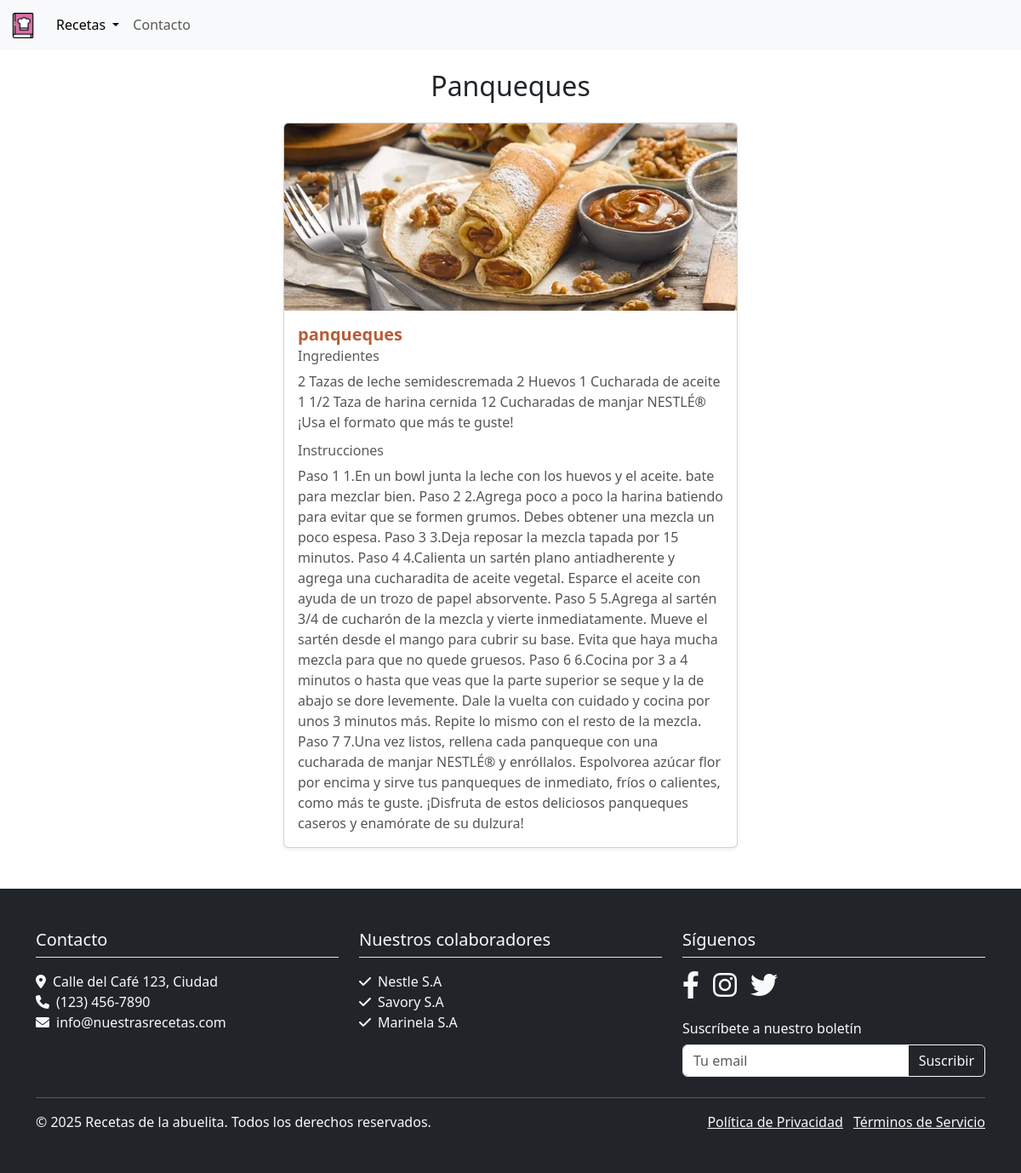
The page /panqueques on the database its author committed.
### myapp/models.py (models this page shows, shortened)
class Receta(models.Model):
    nombre = models.CharField(max_length=100)
    descripcion = models.TextField(blank=True, null=True)
    ingredientes = models.TextField()
    instrucciones = models.TextField()
    imagen = models.ImageField(upload_to='imagenes/', null=True, blank=True)

### myapp/views.py (the view)
# urls.py: path('panqueques', views.panqueques, name='panqueques'),
def panqueques(request):
    receta = Receta.objects.get(nombre='panqueques')  # Ajusta el nombre si es diferente
    return render(request, 'panqueques.html', {'receta': receta})

### myapp/templates/panqueques.html (shortened to what this page needs)
{% extends "base.html" %}
{% load static %}
{% block content %}
<div class="container mt-4">
    <h2 class="mb-4 text-center">Panqueques</h2>
    <div class="row justify-content-center">
        <div class="col-12 col-sm-8 col-md-6">
            <div class="card shadow-sm">
                {% if receta.imagen %}
                <img src="{{ receta.imagen.url }}" class="card-img-top img-fluid" alt="{{ receta.nombre }}" style="object-fit: cover; height: 220px;">
                {% else %}
                <img src="{% static 'img/placeholder.png' %}" class="card-img-top img-fluid" alt="Sin imagen" style="object-fit: cover; height: 220px;">
                {% endif %}
                <div class="card-body">
                    <h5 class="card-title">{{ receta.nombre }}</h5>
                    <h6 class="card-subtitle mb-2 text-muted">Ingredientes</h6>
                    <p class="card-text small">{{ receta.ingredientes }}</p>
                    <h6 class="card-subtitle mb-2 text-muted">Instrucciones</h6>
                    <p class="card-text small">{{ receta.instrucciones }}</p>
                </div>
            </div>
        </div>
    </div>
</div>
{% endblock %}

### myapp/static/css/estilos.css (style rules this page uses)
.card-title { color: #b85c38; font-weight: bold; }
.card-text { font-size: 1rem; color: #555; }

### rows shown on the page
Receta: imagen (picture), nombre "panqueques", ingredientes "2 Tazas de leche semidescremada 2 Huevos 1 Cucharada de aceite 1 1/2 Taza de harina cernida 12 Cucharadas de manjar NESTLÉ® ¡Usa el formato que más te guste!", instrucciones "Paso 1 1.En un bowl junta la leche con los huevos y el aceite. bate para mezclar bien. Paso 2 2.Agrega poco a poco la harina batiendo para evitar que se formen grumos. Debes obtener una mezcla un poco espesa. Paso 3 3.Deja reposar la mezcla tapada por 15 minutos. Paso 4 4.Calienta un sartén plano antiadherente y agrega una cucharadita de aceite vegetal. Esparce el aceite con ayuda de un trozo de papel absorvente. Paso 5 5.Agrega al sartén 3/4 de cucharón de la mezcla y vierte inmediatamente. Mueve el sartén desde el mango para cubrir su base. Evita que haya mucha mezcla para que no quede gruesos. Paso 6 6.Cocina por 3 a 4 minutos o hasta que veas que la parte superior se seque y la de abajo…"
